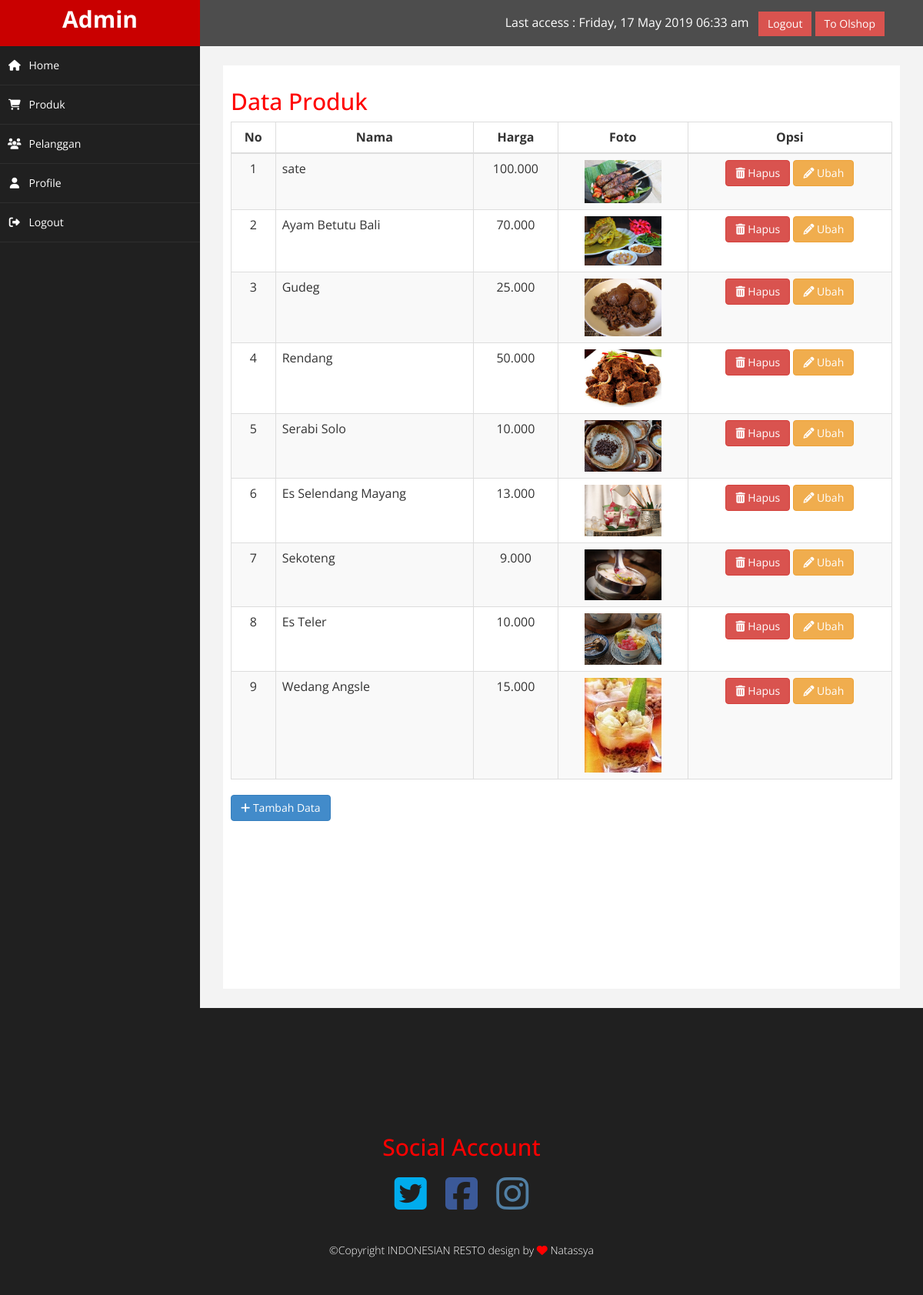
Page /on-admin/index.php?page=produk (signed in) on the committed database.
### tables this page shows
CREATE TABLE IF NOT EXISTS `produk` (
  `nama_produk` varchar(50) NOT NULL,
  `harga_produk` varchar(100) NOT NULL,
  `gambar_produk` varchar(100) NOT NULL
);

### on-admin/produk.php (the view, shortened to what this page needs)
<h2>Data Produk</h2>
<div class="row">
    <div class="col-xs-12 col-sm-12 col-md-12 col-lg-12">
        <table class="table table-bordered table-striped">
            <thead>
                <th  style="text-align: center;">No</th>
                <th  style="text-align: center;">Nama</th>
                <th  style="text-align: center;">Harga</th>
                <th  style="text-align: center;">Foto</th>
                <th  style="text-align: center;">Opsi</th>
            </thead>
            <tbody>
                <?php $query = mysqli_query($dbconnect, "SELECT * FROM produk") ?>
                <?php $nomor = 1 ?>
                <?php while ($row = mysqli_fetch_assoc($query)) : ?>
                <tr>
                    <td style="text-align: center;"><?= $nomor ?></td>
                    <td><?= $row['nama_produk']; ?></td>
                    <td style="text-align: center;"><?= $row['harga_produk']; ?></td>
                    <td style="text-align: center;">
                        <img src="../foto_produk/<?= $row['gambar_produk'] ?>" width="100">
                    </td>
                    <td  style="text-align: center;">
                        <a href="index.php?page=hapusproduk&id=<?= $row['id_produk'] ?>" class="btn btn-danger" onClick="return confirmation();"><i class="fa fa-trash"></i> Hapus</a>
                        <a href="index.php?page=ubahproduk&id=<?= $row['id_produk'] ?>" class="btn btn-warning"><i class="fa fa-pencil"></i> Ubah</a>
                    </td>
                </tr>
                <?php $nomor++ ?>
                <?php endwhile; ?>
            </tbody>
        </table>
        <a href="index.php?page=tambahproduk" class="btn btn-primary"><i class="fa fa-plus"></i> Tambah Data</a>
    </div>
</div>

### on-admin/index.php (shortened to what this page needs)
<?php
require '../config.php';
?>
<!DOCTYPE html>
<html xmlns="http://www.w3.org/1999/xhtml">
<head>
    <link href="assets/css/bootstrap.css" rel="stylesheet" />
    <link href="assets/css/font-awesome.css" rel="stylesheet" />
    <link href="assets/css/font-awesome.min.css" rel="stylesheet" />
    <link href="assets/css/custom.css" rel="stylesheet" />
</head>
<body>
    <div id="wrapper">
        <nav class="navbar navbar-default navbar-cls-top " role="navigation" style="margin-bottom: 0">
            <div class="navbar-header">
                <span class="navbar-brand"><?= $_SESSION['nama'] ?></>
            </div>
            <div style="color: white;
padding: 15px 50px 5px 50px;
float: right;
font-size: 16px;">Last access : <?php $zone = 3600 * +7;
                                $date = gmdate("l, d F Y H:i a", time() + $zone);
                                echo "$date"; ?> &nbsp;
                <a href="../logout.php" class="btn btn-danger square-btn-adjust">Logout</a> <a href="../on-member/index.php" class="btn btn-danger square-btn-adjust">To Olshop</a> </div>
        </nav>
        <nav class="navbar-default navbar-side" role="navigation">
            <div class="sidebar-collapse">
                <ul class="nav" id="main-menu">
                    <li>
                        <a href="index.php?id=<?= $_SESSION['sess_id'] ?>"><i class="fa fa-fw fa-home fa-1x"></i>Home</a>
                    </li>
                    <li>
                        <a href="index.php?page=produk"><i class="fa fa-fw fa-shopping-cart fa-1x"></i>Produk</a>
                    </li>
                    <li>
                        <a href="index.php?page=pelanggan"><i class="fa fa-fw fa-users fa-1x"></i>Pelanggan</a>
                    </li>
                    <li>
                        <a href="index.php?page=profil&id=<?= $_SESSION['sess_id'] ?>">
                            <i class="fa fa-fw fa-user fa-1x"></i>Profile
                        </a>
                    </li>
                    <li>
                        <a href="../login.php"><i class="fa fa-fw fa-sign-out fa-1x"></i>Logout</a>
                    </li>
                </ul>
            </div>
        </nav>
        <div id="page-wrapper">
            <div id="page-inner">
                <?php
                if (isset($_GET['page'])) {
                    if ($_GET['page'] == 'produk') {
                        include 'produk.php';
                    } elseif ($_GET['page'] == 'pelanggan') {
                        include 'pelanggan.php';
                    } elseif ($_GET['page'] == 'tambahproduk') {
                        include 'tambahproduk.php';
                    } elseif ($_GET['page'] == 'hapusproduk') {
                        include 'hapusproduk.php';
                    } elseif ($_GET['page'] == 'ubahproduk') {
                        include 'ubahproduk.php';
                    } elseif ($_GET['page'] == 'profil') {
                        include 'profil.php';
                    } elseif ($_GET['page'] == 'ubah_profil') {
                        include 'ubah_profil.php';
                    } elseif ($_GET['page'] == 'hapus_member') {
                        include 'hapus_member.php';
                    }
                } else {
                    include 'home.php';
                }
                ?>
            </div>
        </div>
        <footer class="ftco-footer bg-light ftco-section">
            <div class="container mt-5">
                    <div class="col-md-12 social text-center">
                        <div class="mb-4 ml-md-5">
                            <h2 class="pb-4">Social Account</h2>
                            <ul class="list-unstyled pt-3" id="menu">
                                <li><a href="http://twitter.com" class="d-inline"><i class="fa fa-twitter-square fa-3x p-1 mr-4"></i></a></li>
                                <li><a href="http://Facebook.com" class="d-inline"><i class="fa fa-facebook-square fa-3x p-1"></i></a></li>
                                <li><a href="http://Instagram.com" class="d-inline"><i class="fa fa-instagram fa-3x p-1 ml-4"></i></a></li>
                            </ul>
                        </div>
                    </div>
                <div class="row">
                    <div class="col-md-12 text-center mt-2">
                        <p class="lead">
                            &copy;Copyright INDONESIAN RESTO design by <i class="fa fa-heart"></i> Natassya
                        </p>
                    </div>
                </div>
            </div>
        </footer>
    </div>
</body>
</html>

### on-admin/assets/css/custom.css (style rules this page uses)
body { font-family: 'Open Sans', sans-serif; }
#wrapper { width: 100%; background:#202020; }
#page-wrapper { padding: 15px 15px; min-height: 600px; background:#F3F3F3; }
#page-inner { width:100%; margin:10px 20px 10px 0px; background-color:#fff!important; padding:10px; min-height:1200px; }
.text-center { text-align:center; }
h2 { color: #f00; }
.square-btn-adjust { border: 0px solid transparent; -webkit-border-radius: 0px; -moz-border-radius: 0px; border-radius: 0px; }
p { font-size:16px; line-height:25px; padding-top:20px; }
p.lead { color: #fff; font-size: 14px; line-height: 20px; }
.ftco-footer { font-size: 16px; padding: 7em 0; color: #000; }
.ftco-section { padding: 9em 0; position: relative; }
footer a { color: white; text-decoration: none; background-color: transparent; }
ul#menu li { display: inline; }
.fa-facebook-square { color: #3B5998; }
.fa-twitter-square { color: #00ACED; }
.fa-instagram { color: #517FA4; }
.fa-facebook-square, .fa-twitter-square, .fa-instagram { padding: 10px; }
.fa-heart { color: red; }
.navbar-cls-top .navbar-brand { color: #fff; background: #C90000; width: 260px; text-align: center; height: 60px; font-size: 30px; font-weight: 700; }
.sidebar-collapse , .sidebar-collapse .nav { background:none; }
.sidebar-collapse .nav { padding:0; }
.sidebar-collapse .nav > li > a { color:#fff; background:#202020; text-shadow:none; }
.sidebar-collapse > .nav > li > a { padding:15px 10px; }
.sidebar-collapse > .nav > li { border-bottom: 1px solid rgba(107, 108, 109, 0.19); }
.navbar-side { border:none; background-color: #202020; }
.navbar-cls-top { background:#4D4D4D; border-bottom:none; }
.navbar-default { border:0px solid black; }
.navbar-header { background: #A70303; }
.nav > li > a > i { margin-right:10px; }
@media (min-width:768px) { #page-wrapper { margin: 0 0 0 260px; padding: 15px 30px; min-height: 1200px; } }
@media (min-width:768px) { .navbar-side { z-index: 1; position: absolute; width: 260px; } }
@media (min-width:768px) { .navbar { border-radius: 0px; } }

### rows in the picture
produk: nama_produk "sate", harga_produk "100.000", gambar_produk (picture)
produk: nama_produk "Ayam Betutu Bali", harga_produk "70.000", gambar_produk (picture)
produk: nama_produk "Gudeg", harga_produk "25.000", gambar_produk (picture)
produk: nama_produk "Rendang", harga_produk "50.000", gambar_produk (picture)
produk: nama_produk "Serabi Solo", harga_produk "10.000", gambar_produk (picture)
produk: nama_produk "Es Selendang Mayang", harga_produk "13.000", gambar_produk (picture)
produk: nama_produk "Sekoteng", harga_produk "9.000", gambar_produk (picture)
produk: nama_produk "Es Teler", harga_produk "10.000", gambar_produk (picture)
produk: nama_produk "Wedang Angsle", harga_produk "15.000", gambar_produk (picture)

### other values in the picture
$_SESSION['nama'] "Admin"
$date "Friday, 17 May 2019 06:33 am"
